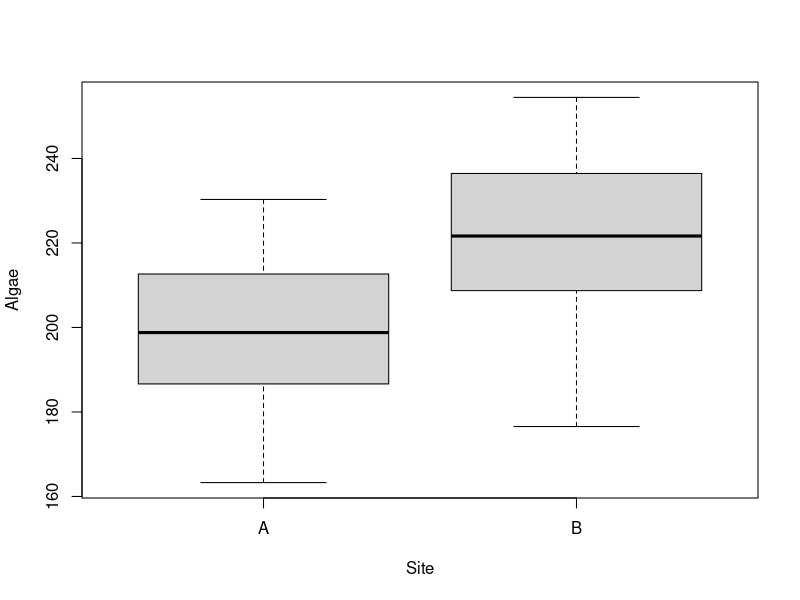
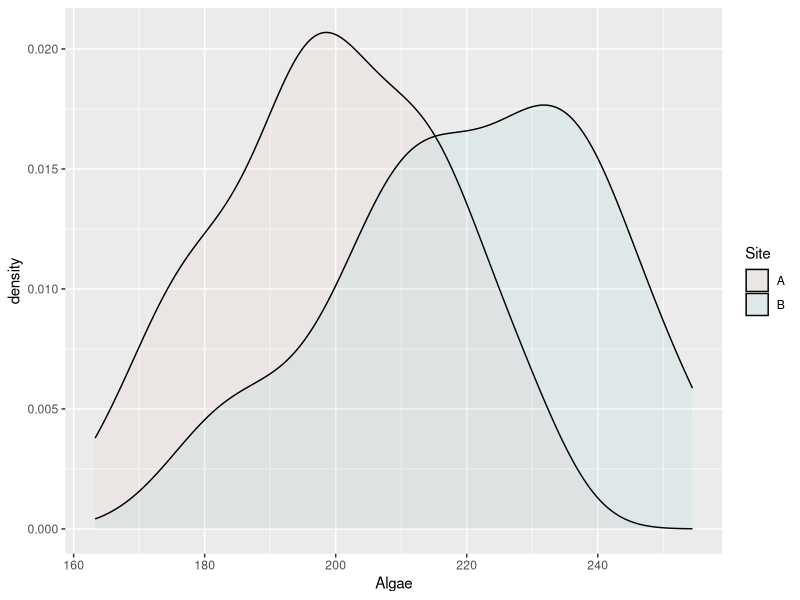
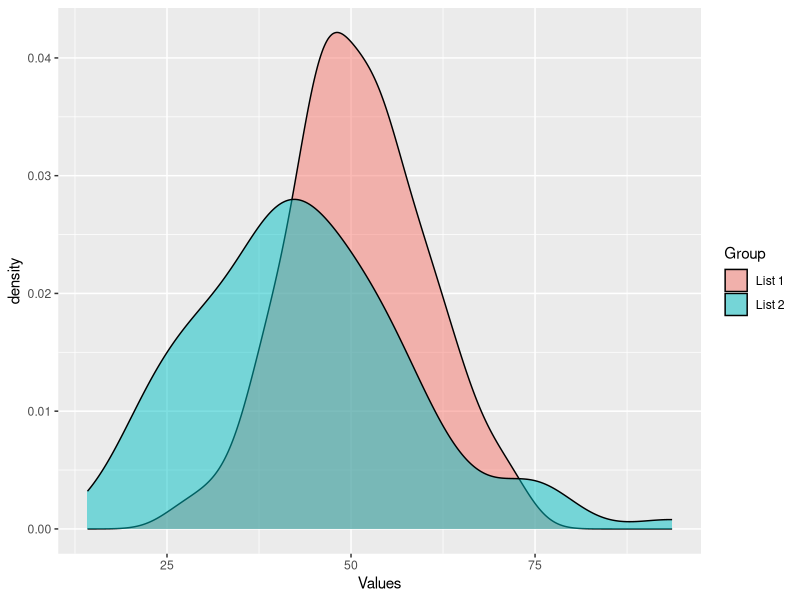

Reproduce these figures in R, in order.
## ---- chunk 1
A <- rnorm(50,200,20)
A
B <- rnorm(50,220,20) 
B
## ---- chunk 2
data <- data.frame(Site = rep(c("A", "B"),each = 50),
                   Algae= c(A,B))
data
boxplot(Algae~Site,data=data)
outliers_A <- boxplot.stats(A)$out
outliers_A
outliers_B <- boxplot.stats(B)$out
outliers_B
data_selection <- data[!(data$Site == "A" & data$Algae %in% outliers_A) &
                     !(data$Site == "B" & data$Algae %in% outliers_B), ]
data_selection
## ---- chunk 3
library(ggplot2)
ggplot(data_selection, aes(x = Algae, fill = Site))+
  geom_density(alpha=0.05)
## ---- chunk 4
Sample_A <- rbinom(10,1,0.7)
Sample_A
Sample_B <- rbinom(10,1,0.5)
Sample_B
result_A <- sum(Sample_A) >= 7
result_A
result_B <- sum(Sample_B) >= 7
result_B
## ---- chunk 5
prob_5 <- dpois(5, 3)
prob_5
prob_3_or_fewer <- ppois(3,3) 
prob_3_or_fewer
## ---- chunk 6
list1 <- c(44.40, 47.70, 65.59, 50.71, 51.29, 67.15, 54.61, 37.35, 43.13, 45.54, 62.24, 53.60, 54.01, 51.11, 
           44.44, 67.87, 54.98, 30.33, 57.01, 45.27, 39.32, 47.82, 39.74, 42.71, 43.75, 33.13, 58.38, 51.53, 
           38.62, 62.54, 54.26, 47.05, 58.95, 58.78, 58.22, 56.89, 55.54, 49.38, 46.94, 46.20, 43.05, 47.92, 
           37.35, 71.69, 62.08, 38.77, 45.97, 45.33, 57.80, 49.17, 52.53, 49.71, 49.57, 63.69, 47.74, 65.16, 
           34.51, 55.85, 51.24, 52.16, 53.80, 44.98, 46.67, 39.81, 39.28, 53.04, 54.48, 50.53, 59.22, 70.50, 
           45.09, 26.91, 60.06, 42.91, 43.12, 60.26, 47.15, 37.79, 51.81, 48.61, 50.06, 53.85, 46.29, 56.44, 
           47.80, 53.32, 60.97, 54.35, 46.74, 61.49, 59.94, 55.48, 52.39, 43.72, 63.61, 44.00, 71.87, 65.33, 
           47.64, 39.74)

list2 <- c(44.34, 48.85, 41.30, 39.79, 30.73, 44.32, 33.23, 19.98, 39.30, 58.78, 36.37, 54.12, 20.73, 44.17, 
           52.79, 49.52, 46.59, 35.39, 32.25, 29.64, 46.76, 30.79, 37.64, 41.16, 72.66, 35.22, 48.53, 46.17, 
           30.57, 43.93, 66.67, 51.77, 45.62, 38.66, 14.20, 61.97, 23.09, 56.10, 73.64, 23.34, 55.53, 41.07, 
           21.42, 22.28, 20.98, 37.04, 23.07, 55.32, 76.50, 25.69, 56.82, 56.54, 49.98, 29.87, 43.21, 40.79, 
           53.44, 39.41, 59.65, 39.38, 60.79, 29.26, 26.10, 93.62, 38.75, 49.47, 54.55, 37.74, 52.75, 50.53, 
           41.77, 45.98, 44.49, 76.93, 33.88, 28.56, 45.57, 49.66, 51.55, 38.12, 29.05, 63.95, 39.76, 32.02, 
           41.46, 42.04, 61.65, 46.27, 56.31, 37.51, 48.22, 40.13, 46.42, 31.57, 25.34, 74.96, 54.01, 26.23, 
           35.83, 27.22)

## ---- chunk 7
data_list <- data.frame(Group = factor(c(rep("List 1",length(list1)),
                                         rep("List 2",length(list2)))),
                        Values = c(list1,list2))
data_list
ggplot(data_list, aes (x = Values, fill = Group))+
  geom_density(alpha=0.5)
